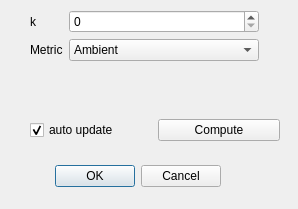
<?xml version="1.0" encoding="UTF-8"?>
<ui version="4.0">
 <class>KNearestNeighborsMenu</class>
 <widget class="QDialog" name="KNearestNeighborsMenu">
  <property name="geometry">
   <rect>
    <x>0</x>
    <y>0</y>
    <width>298</width>
    <height>209</height>
   </rect>
  </property>
  <property name="windowTitle">
   <string>k-nearest neighbors</string>
  </property>
  <widget class="QDialogButtonBox" name="buttonBox">
   <property name="geometry">
    <rect>
     <x>50</x>
     <y>160</y>
     <width>171</width>
     <height>32</height>
    </rect>
   </property>
   <property name="orientation">
    <enum>Qt::Horizontal</enum>
   </property>
   <property name="standardButtons">
    <set>QDialogButtonBox::Cancel|QDialogButtonBox::Ok</set>
   </property>
  </widget>
  <widget class="QWidget" name="formLayoutWidget">
   <property name="geometry">
    <rect>
     <x>30</x>
     <y>10</y>
     <width>229</width>
     <height>84</height>
    </rect>
   </property>
   <layout class="QFormLayout" name="formLayout_2">
    <property name="fieldGrowthPolicy">
     <enum>QFormLayout::AllNonFixedFieldsGrow</enum>
    </property>
    <item row="0" column="0">
     <widget class="QLabel" name="label">
      <property name="text">
       <string>k </string>
      </property>
     </widget>
    </item>
    <item row="0" column="1">
     <widget class="QSpinBox" name="spinBoxK">
      <property name="maximum">
       <number>10000000</number>
      </property>
      <property name="value">
       <number>0</number>
      </property>
     </widget>
    </item>
    <item row="1" column="0">
     <widget class="QLabel" name="label_2">
      <property name="text">
       <string>Metric</string>
      </property>
     </widget>
    </item>
    <item row="1" column="1">
     <widget class="QComboBox" name="comboBoxMetric">
      <item>
       <property name="text">
        <string>Ambient</string>
       </property>
      </item>
      <item>
       <property name="text">
        <string>Reduced Space</string>
       </property>
      </item>
     </widget>
    </item>
   </layout>
  </widget>
  <widget class="QWidget" name="gridLayoutWidget">
   <property name="geometry">
    <rect>
     <x>30</x>
     <y>110</y>
     <width>250</width>
     <height>40</height>
    </rect>
   </property>
   <layout class="QGridLayout" name="gridLayout">
    <item row="0" column="1">
     <widget class="QPushButton" name="pushButtonCompute">
      <property name="text">
       <string>Compute</string>
      </property>
     </widget>
    </item>
    <item row="0" column="0">
     <widget class="QCheckBox" name="checkBoxAutoUpdate">
      <property name="text">
       <string>auto update</string>
      </property>
      <property name="checked">
       <bool>true</bool>
      </property>
     </widget>
    </item>
   </layout>
  </widget>
 </widget>
 <resources/>
 <connections>
  <connection>
   <sender>buttonBox</sender>
   <signal>accepted()</signal>
   <receiver>KNearestNeighborsMenu</receiver>
   <slot>accept()</slot>
   <hints>
    <hint type="sourcelabel">
     <x>248</x>
     <y>254</y>
    </hint>
    <hint type="destinationlabel">
     <x>157</x>
     <y>274</y>
    </hint>
   </hints>
  </connection>
  <connection>
   <sender>buttonBox</sender>
   <signal>rejected()</signal>
   <receiver>KNearestNeighborsMenu</receiver>
   <slot>reject()</slot>
   <hints>
    <hint type="sourcelabel">
     <x>316</x>
     <y>260</y>
    </hint>
    <hint type="destinationlabel">
     <x>286</x>
     <y>274</y>
    </hint>
   </hints>
  </connection>
 </connections>
</ui>
